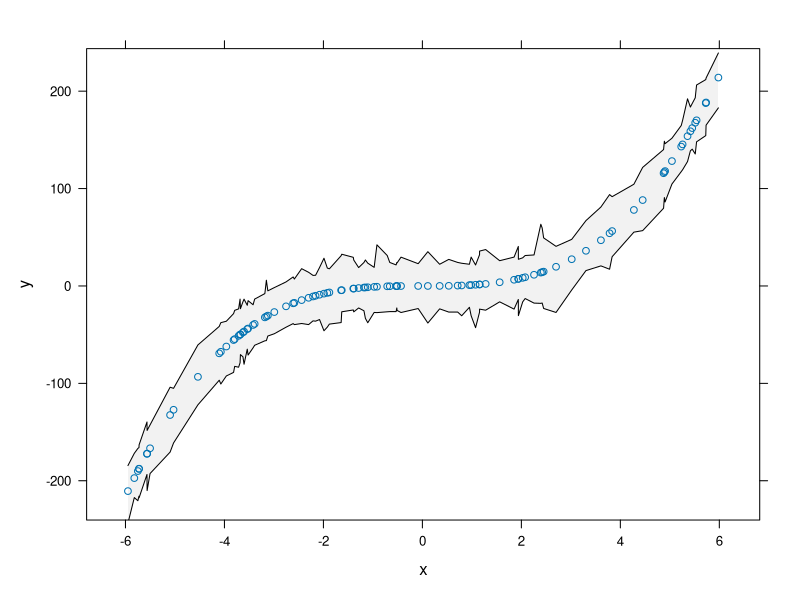
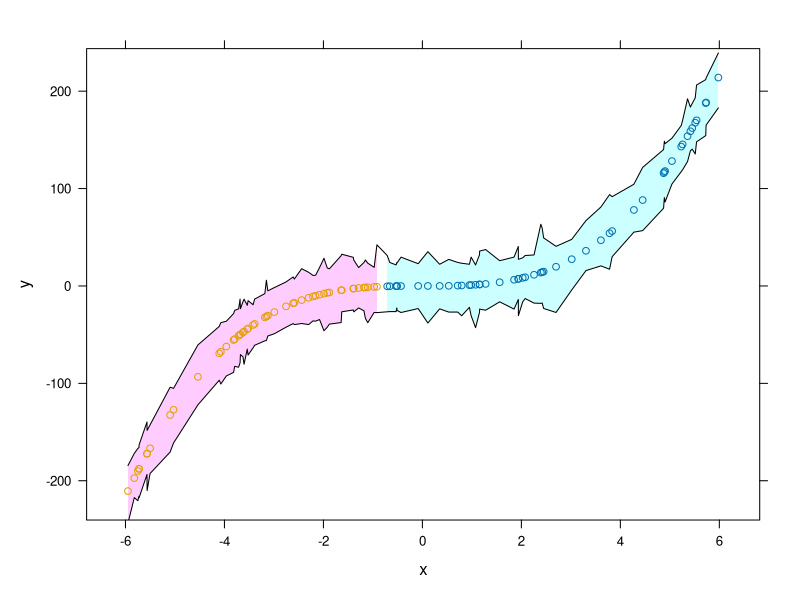

These charts were generated, in order, by the following R code:
## ---- chunk 1
library(lattice)
## ---- chunk 2
bandplot=function(formula, data, ...) {
  panel.bands <- function(x, y, upper, lower, subscripts, fill, ...) {
    order <- order(x)
    x <- x[order]
    subscripts <- subscripts[order]
    upper <- upper[subscripts]
    lower <- lower[subscripts]
    
    panel.polygon(c(x, rev(x)), c(upper, rev(lower)), border=FALSE, col=fill)
  }
  
  panel.bands.borders <- function(x, y, ...) {
    args <- list(...)
    order <- order(x)
    x <- x[order]
    upper <- args[['upper']][order]
    lower <- args[['lower']][order]
    panel.lines(x, upper, col='black');
    panel.lines(rev(x), rev(lower), col='black')
  }
  
  panel.bandplot <- function(x, y, ...) {
    if (hasArg(groups)) {
      panel.superpose(x, y, panel.groups=panel.bands, ...)
    } else {
      panel.bands(x, y, subscripts=seq_along(x), fill='gray95', ...)
    }
    
    panel.bands.borders(x, y, ...)
    panel.xyplot(x, y, ...)
  }
  
  xyplot(formula, data, panel=panel.bandplot, ...)
}
## ---- chunk 3
n <- 100
xs <- runif(n, -6, 6)
ys <- xs^3
us <- ys+10*(2+abs(rnorm(n)))
ls <- ys-10*(2+abs(rnorm(n)))
data <- data.frame(x=xs, y=ys)
## ---- chunk 4
bandplot(y ~ x, data, upper=us, lower=ls)
## ---- chunk 5
bandplot(y ~ x, data, upper=us, lower=ls, groups=(x < median(x)))
